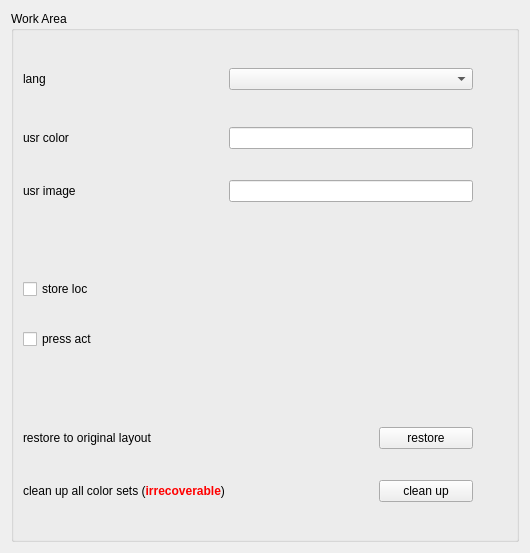
         <widget class="QWidget" name="system_scroll_contents">
          <property name="geometry">
           <rect>
            <x>0</x>
            <y>0</y>
            <width>530</width>
            <height>553</height>
           </rect>
          </property>
          <layout class="QVBoxLayout" name="verticalLayout_3">
           <item>
            <widget class="QGroupBox" name="system_work_area_gbox">
             <property name="minimumSize">
              <size>
               <width>0</width>
               <height>0</height>
              </size>
             </property>
             <property name="title">
              <string>Work Area</string>
             </property>
             <layout class="QGridLayout" name="gridLayout_12">
              <item row="0" column="0">
               <widget class="QLabel" name="lang_label">
                <property name="minimumSize">
                 <size>
                  <width>200</width>
                  <height>20</height>
                 </size>
                </property>
                <property name="maximumSize">
                 <size>
                  <width>200</width>
                  <height>20</height>
                 </size>
                </property>
                <property name="text">
                 <string>lang</string>
                </property>
               </widget>
              </item>
              <item row="0" column="1" colspan="2">
               <widget class="QComboBox" name="lang_comb">
                <property name="minimumSize">
                 <size>
                  <width>120</width>
                  <height>0</height>
                 </size>
                </property>
                <property name="maximumSize">
                 <size>
                  <width>360</width>
                  <height>16777215</height>
                 </size>
                </property>
               </widget>
              </item>
              <item row="0" column="3" rowspan="2">
               <spacer name="hsp_11">
                <property name="orientation">
                 <enum>Qt::Horizontal</enum>
                </property>
                <property name="sizeHint" stdset="0">
                 <size>
                  <width>24</width>
                  <height>68</height>
                 </size>
                </property>
               </spacer>
              </item>
              <item row="1" column="0">
               <widget class="QLabel" name="usr_color_label">
                <property name="minimumSize">
                 <size>
                  <width>200</width>
                  <height>20</height>
                 </size>
                </property>
                <property name="maximumSize">
                 <size>
                  <width>200</width>
                  <height>20</height>
                 </size>
                </property>
                <property name="text">
                 <string>usr color</string>
                </property>
               </widget>
              </item>
              <item row="1" column="1" colspan="2">
               <widget class="QLineEdit" name="usr_color_ledit">
                <property name="minimumSize">
                 <size>
                  <width>120</width>
                  <height>0</height>
                 </size>
                </property>
                <property name="maximumSize">
                 <size>
                  <width>360</width>
                  <height>16777215</height>
                 </size>
                </property>
               </widget>
              </item>
              <item row="2" column="0">
               <widget class="QLabel" name="usr_image_label">
                <property name="minimumSize">
                 <size>
                  <width>200</width>
                  <height>20</height>
                 </size>
                </property>
                <property name="maximumSize">
                 <size>
                  <width>200</width>
                  <height>20</height>
                 </size>
                </property>
                <property name="text">
                 <string>usr image</string>
                </property>
               </widget>
              </item>
              <item row="2" column="1" colspan="2">
               <widget class="QLineEdit" name="usr_image_ledit">
                <property name="minimumSize">
                 <size>
                  <width>120</width>
                  <height>0</height>
                 </size>
                </property>
                <property name="maximumSize">
                 <size>
                  <width>360</width>
                  <height>16777215</height>
                 </size>
                </property>
               </widget>
              </item>
              <item row="3" column="0" colspan="4">
               <widget class="QWidget" name="work_space_inner_space_1" native="true">
                <property name="minimumSize">
                 <size>
                  <width>0</width>
                  <height>20</height>
                 </size>
                </property>
                <property name="maximumSize">
                 <size>
                  <width>16777215</width>
                  <height>20</height>
                 </size>
                </property>
               </widget>
              </item>
              <item row="4" column="0" colspan="3">
               <widget class="QCheckBox" name="store_loc_cbox">
                <property name="minimumSize">
                 <size>
                  <width>400</width>
                  <height>22</height>
                 </size>
                </property>
                <property name="maximumSize">
                 <size>
                  <width>400</width>
                  <height>22</height>
                 </size>
                </property>
                <property name="text">
                 <string>store loc</string>
                </property>
                <property name="checked">
                 <bool>false</bool>
                </property>
               </widget>
              </item>
              <item row="5" column="0" colspan="3">
               <widget class="QCheckBox" name="press_act_cbox">
                <property name="minimumSize">
                 <size>
                  <width>400</width>
                  <height>22</height>
                 </size>
                </property>
                <property name="maximumSize">
                 <size>
                  <width>400</width>
                  <height>22</height>
                 </size>
                </property>
                <property name="text">
                 <string>press act</string>
                </property>
                <property name="checked">
                 <bool>false</bool>
                </property>
               </widget>
              </item>
              <item row="6" column="0" colspan="4">
               <widget class="QWidget" name="work_space_inner_space_2" native="true">
                <property name="minimumSize">
                 <size>
                  <width>0</width>
                  <height>20</height>
                 </size>
                </property>
                <property name="maximumSize">
                 <size>
                  <width>16777215</width>
                  <height>20</height>
                 </size>
                </property>
               </widget>
              </item>
              <item row="7" column="0" colspan="2">
               <widget class="QLabel" name="restore_original_label">
                <property name="minimumSize">
                 <size>
                  <width>350</width>
                  <height>20</height>
                 </size>
                </property>
                <property name="maximumSize">
                 <size>
                  <width>350</width>
                  <height>20</height>
                 </size>
                </property>
                <property name="text">
                 <string>restore to original layout</string>
                </property>
               </widget>
              </item>
              <item row="7" column="2">
               <widget class="QPushButton" name="restore_original_btn">
                <property name="text">
                 <string>restore</string>
                </property>
               </widget>
              </item>
              <item row="7" column="3">
               <spacer name="hsp_12">
                <property name="orientation">
                 <enum>Qt::Horizontal</enum>
                </property>
                <property name="sizeHint" stdset="0">
                 <size>
                  <width>24</width>
                  <height>25</height>
                 </size>
                </property>
               </spacer>
              </item>
              <item row="8" column="0" colspan="2">
               <widget class="QLabel" name="clean_up_label">
                <property name="minimumSize">
                 <size>
                  <width>350</width>
                  <height>20</height>
                 </size>
                </property>
                <property name="maximumSize">
                 <size>
                  <width>350</width>
                  <height>20</height>
                 </size>
                </property>
                <property name="text">
                 <string>&lt;html&gt;&lt;head/&gt;&lt;body&gt;&lt;p&gt;clean up all color sets (&lt;span style=&quot; font-weight:600; color:#ff0000;&quot;&gt;irrecoverable&lt;/span&gt;)&lt;/p&gt;&lt;/body&gt;&lt;/html&gt;</string>
                </property>
               </widget>
              </item>
              <item row="8" column="2">
               <widget class="QPushButton" name="clean_up_btn">
                <property name="text">
                 <string>clean up</string>
                </property>
               </widget>
              </item>
              <item row="8" column="3">
               <spacer name="hsp_10">
                <property name="orientation">
                 <enum>Qt::Horizontal</enum>
                </property>
                <property name="sizeHint" stdset="0">
                 <size>
                  <width>24</width>
                  <height>25</height>
                 </size>
                </property>
               </spacer>
              </item>
             </layout>
            </widget>
           </item>
          </layout>
         </widget>
